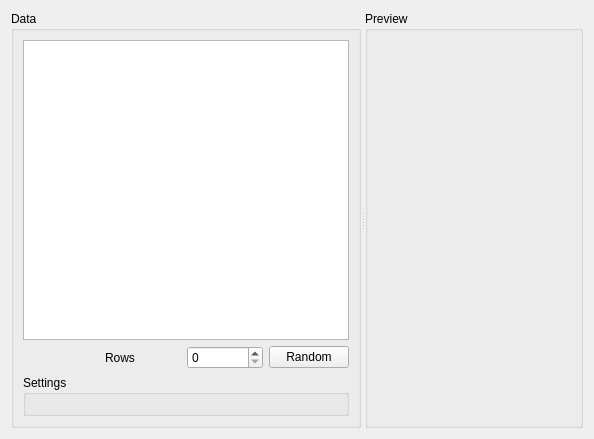
<?xml version="1.0" encoding="UTF-8"?>
<ui version="4.0">
 <class>TablePlotWidget</class>
 <widget class="QWidget" name="TablePlotWidget">
  <property name="geometry">
   <rect>
    <x>0</x>
    <y>0</y>
    <width>594</width>
    <height>439</height>
   </rect>
  </property>
  <property name="windowTitle">
   <string>Form</string>
  </property>
  <layout class="QGridLayout" name="gridLayout_4">
   <item row="0" column="0">
    <widget class="QSplitter" name="splitter">
     <property name="orientation">
      <enum>Qt::Horizontal</enum>
     </property>
     <widget class="QGroupBox" name="groupBox_2">
      <property name="maximumSize">
       <size>
        <width>350</width>
        <height>16777215</height>
       </size>
      </property>
      <property name="title">
       <string>Data</string>
      </property>
      <layout class="QGridLayout" name="gridLayout_3">
       <item row="0" column="0">
        <layout class="QGridLayout" name="gridLayout_2">
         <item row="3" column="3">
          <widget class="QPushButton" name="pushButton">
           <property name="text">
            <string>Random</string>
           </property>
          </widget>
         </item>
         <item row="0" column="0" colspan="4">
          <widget class="QTableView" name="tableView">
           <property name="maximumSize">
            <size>
             <width>350</width>
             <height>16777215</height>
            </size>
           </property>
          </widget>
         </item>
         <item row="3" column="1">
          <widget class="QLabel" name="label">
           <property name="text">
            <string>Rows</string>
           </property>
          </widget>
         </item>
         <item row="3" column="2">
          <widget class="QSpinBox" name="rowsSpinBox"/>
         </item>
        </layout>
       </item>
       <item row="1" column="0">
        <widget class="QGroupBox" name="settingsGroupBox">
         <property name="title">
          <string>Settings</string>
         </property>
         <layout class="QGridLayout" name="gridLayout_5">
          <item row="0" column="0">
           <layout class="QVBoxLayout" name="settingsLayout"/>
          </item>
         </layout>
        </widget>
       </item>
      </layout>
     </widget>
     <widget class="QGroupBox" name="groupBox">
      <property name="title">
       <string>Preview</string>
      </property>
      <layout class="QGridLayout" name="gridLayout">
       <item row="1" column="0">
        <layout class="QVBoxLayout" name="verticalLayout"/>
       </item>
      </layout>
     </widget>
    </widget>
   </item>
  </layout>
 </widget>
 <resources/>
 <connections/>
</ui>
